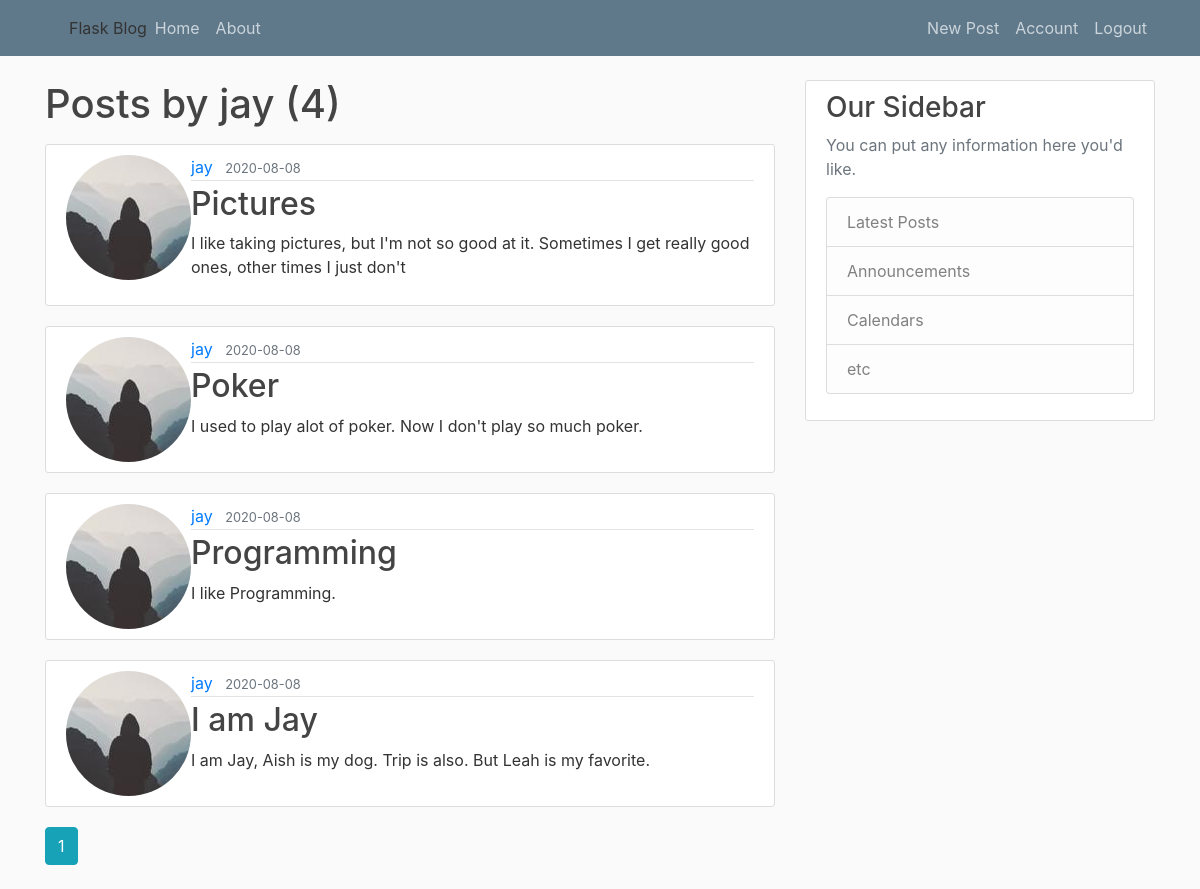
Screenshot of /user/jay (signed in) with the database file from the repository.
### flaskblog/models.py (models this page shows, shortened)
class User(db.Model, UserMixin):
    id = db.Column(db.Integer, primary_key=True)
    username = db.Column(db.String(20), unique=True, nullable=False)
    email = db.Column(db.String(120), unique=True, nullable=False)
    image_file = db.Column(db.String(20),
                           nullable=False,
                           default='default.jpg')
    password = db.Column(db.String(60), nullable=False)
    posts = db.relationship('Post', backref='author', lazy=True)

class Post(db.Model):
    id = db.Column(db.Integer, primary_key=True)
    title = db.Column(db.String(100), nullable=False)
    date_posted = db.Column(db.DateTime,
                            nullable=False,
                            default=datetime.utcnow)
    content = db.Column(db.Text, nullable=False)
    user_id = db.Column(db.Integer, db.ForeignKey('user.id'), nullable=False)

### flaskblog/users/routes.py (the view)
@users.route("/user/<string:username>")
def user_posts(username):
    page = request.args.get('page', 1, type=int)
    user = User.query.filter_by(username=username).first_or_404()
    posts = Post.query.filter_by(author=user)\
        .order_by(Post.date_posted.desc())\
        .paginate(page=page, per_page=5)
    return render_template('user_posts.html', posts=posts, user=user)

### flaskblog/models.py (called while the page is built)
@login_manager.user_loader
def load_user(user_id):
    return User.query.get(int(user_id))

### flaskblog/templates/user_posts.html
{% extends "layout.html" %}
{% block content %}
    <h1 class="mb-3">Posts by {{ user.username }} ({{ posts.total }})</h1>
    {% for post in posts.items %}
        <article class="media content-section">
            <img class="rounded-circle articl-img" src="{{ url_for('static', filename='profile_pics/' + post.author.image_file) }}">
            <div class="media-body">
                <div class="article-metadata">
                    <a class="mr-2" href="{{ url_for('users.user_posts', username=post.author.username) }}">{{ post.author.username }}</a>
                    <small class="text-muted">{{ post.date_posted.strftime('%Y-%m-%d') }}</small>
                </div>
                <h2><a class="article-title" href="{{ url_for('posts.post', post_id=post.id) }}">{{ post.title }}</a></h2>
                <p class="article-content">{{ post.content }}</p>
            </div>
        </article>
    {% endfor %}
    {% for page_num in posts.iter_pages(left_edge=1, right_edge=1, left_current=1, right_current=2) %}
        {% if page_num %}
            {% if posts.page == page_num %}
                <a class="btn btn-info mb-4" href="{{ url_for('users.user_posts', username=user.username, page=page_num) }}">{{ page_num }}</a>
            {% else %}
                <a class="btn btn-outline-info mb-4" href="{{ url_for('users.user_posts', username=user.username, page=page_num) }}">{{ page_num }}</a>
            {% endif %}
        {% else %}
            ...
        {% endif %}
    {% endfor %}
{% endblock content %}

### flaskblog/static/main.css (style rules this page uses)
body { background: #fafafa; color: #333333; margin-top: 5rem; }
h1, h2, h3, h4, h5, h6 { color: #444444; }
.content-section { background: #ffffff; padding: 10px 20px; border: 1px solid #dddddd; border-radius: 3px; margin-bottom: 20px; }
.article-title { color: #444444; }
.article-content { white-space: pre-line; }
.article-metadata { padding-bottom: 1px; margin-bottom: 4px; border-bottom: 1px solid #e3e3e3 }

### rows the page displays
User: username "jay"
Post: image_file (picture), author.username "jay", date_posted "2020-08-08", title "Pictures", content "I like taking pictures, but I'm not so good at it. Sometimes I get really good ones, other times I just don't"
Post: image_file (picture), author.username "jay", date_posted "2020-08-08", title "Poker", content "I used to play alot of poker. Now I don't play so much poker."
Post: image_file (picture), author.username "jay", date_posted "2020-08-08", title "Programming", content "I like Programming."
Post: image_file (picture), author.username "jay", date_posted "2020-08-08", title "I am Jay", content "I am Jay, Aish is my dog. Trip is also. But Leah is my favorite."

### other values shown
{{ posts.total }} "4"
{{ page_num }} "1"
